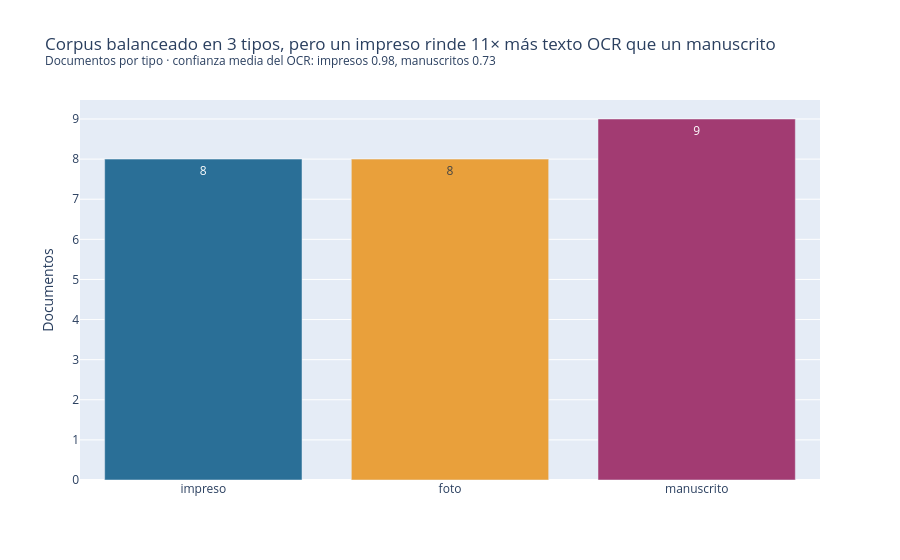

Notebook code for this chart:
### Markdown cell above
## 6. Análisis exploratorio (EDA)

### Code cell
docs["n_caracteres"] = docs["texto_ocr"].str.len()
clips["n_palabras"] = clips["texto_asr"].map(lambda t: len(H.normalizar(t).split()))
por_tipo = docs.groupby("tipo").agg(documentos=("id", "size"), caracteres_medios=("n_caracteres", "mean"),
                                    confianza=("confianza_ocr", "mean")).reindex(["impreso", "foto", "manuscrito"]).reset_index()
imp, man = por_tipo.set_index("tipo").loc["impreso"], por_tipo.set_index("tipo").loc["manuscrito"]
fig = px.bar(por_tipo, x="tipo", y="documentos", color="tipo", text="documentos",
             hover_data={"caracteres_medios": ":.0f", "confianza": ":.2f"},
             color_discrete_map={"impreso": "#2a6f97", "foto": "#e9a03b", "manuscrito": "#a23b72"},
             title=(f"Corpus balanceado en 3 tipos, pero un impreso rinde {imp.caracteres_medios / man.caracteres_medios:.0f}× más texto OCR "
                    f"que un manuscrito<br><sup>Documentos por tipo · confianza media del OCR: impresos {imp.confianza:.2f}, "
                    f"manuscritos {man.confianza:.2f}</sup>"))
fig.update_layout(showlegend=False, yaxis_title="Documentos", xaxis_title="")
fig.show()

### Figure 1 — Plotly figure (JSON) as saved in the notebook; plotly's stock layout.template omitted (floating-point values rounded to 4 significant figures)
{"data": [{"customdata": [[1833.0, 0.9791]], "hovertemplate": "tipo=%{x}<br>documentos=%{text}<br>caracteres_medios=%{customdata[0]:.0f}<br>confianza=%{customdata[1]:.2f}<extra></extra>", "legendgroup": "impreso", "marker": {"color": "#2a6f97", "pattern": {"shape": ""}}, "name": "impreso", "orientation": "v", "showlegend": true, "text": [8.0], "textposition": "auto", "type": "bar", "x": ["impreso"], "xaxis": "x", "y": [8], "yaxis": "y"}, {"customdata": [[349.8, 0.9121]], "hovertemplate": "tipo=%{x}<br>documentos=%{text}<br>caracteres_medios=%{customdata[0]:.0f}<br>confianza=%{customdata[1]:.2f}<extra></extra>", "legendgroup": "foto", "marker": {"color": "#e9a03b", "pattern": {"shape": ""}}, "name": "foto", "orientation": "v", "showlegend": true, "text": [8.0], "textposition": "auto", "type": "bar", "x": ["foto"], "xaxis": "x", "y": [8], "yaxis": "y"}, {"customdata": [[174.4, 0.7258]], "hovertemplate": "tipo=%{x}<br>documentos=%{text}<br>caracteres_medios=%{customdata[0]:.0f}<br>confianza=%{customdata[1]:.2f}<extra></extra>", "legendgroup": "manuscrito", "marker": {"color": "#a23b72", "pattern": {"shape": ""}}, "name": "manuscrito", "orientation": "v", "showlegend": true, "text": [9.0], "textposition": "auto", "type": "bar", "x": ["manuscrito"], "xaxis": "x", "y": [9], "yaxis": "y"}], "layout": {"barmode": "relative", "legend": {"title": {"text": "tipo"}, "tracegroupgap": 0}, "showlegend": false, "title": {"text": "Corpus balanceado en 3 tipos, pero un impreso rinde 11× más texto OCR que un manuscrito<br><sup>Documentos por tipo · confianza media del OCR: impresos 0.98, manuscritos 0.73</sup>"}, "xaxis": {"anchor": "y", "categoryarray": ["impreso", "foto", "manuscrito"], "categoryorder": "array", "domain": [0.0, 1.0], "title": {"text": ""}}, "yaxis": {"anchor": "x", "domain": [0.0, 1.0], "title": {"text": "Documentos"}}}}
